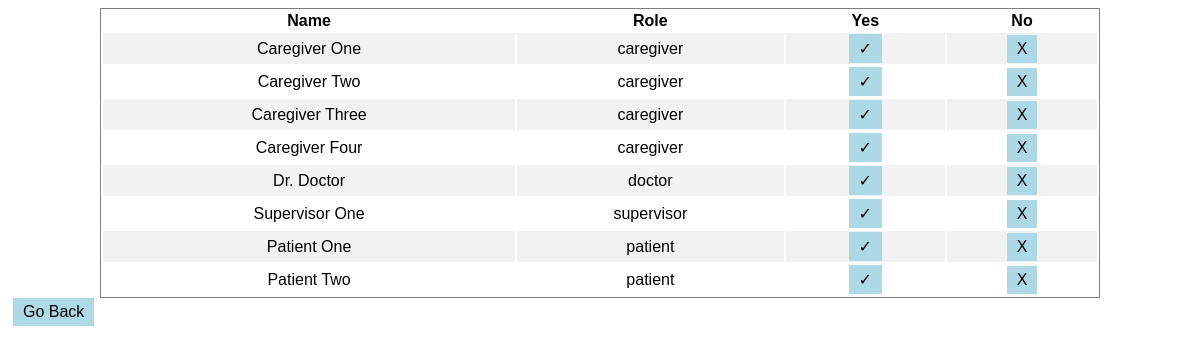
/reg_approval.php, run on the app's committed database.
### tables this page shows
CREATE TABLE users (
    user_id bigint AUTO_INCREMENT PRIMARY KEY,
    job varchar(15),
    f_name varchar(25),
    l_name varchar(25),
    email varchar(50) UNIQUE,
    phone  char(12),
    user_password varchar(255),
    dob date,
    reg_approval char(1)
);

### reg_approval.php (the view, shortened to what this page needs)
<?php
  include_once 'db.php';
?>
<!DOCTYPE html>
<html lang="en">
<head>
    <link rel="stylesheet" type="text/css" href="styles.css">
</head>
<body>
    <table>
        <tr>
            <th>Name</th>
            <th>Role</th>
            <th>Yes</th>
            <th>No</th>
        </tr>
        <?php
            $get_users = "SELECT * FROM `users` WHERE reg_approval = 2;";
            $users= mysqli_query($conn, $get_users);
            while($row = mysqli_fetch_assoc($users)) {
                $user_id = $row['user_id'];
                $job = $row['job'];
                echo "
                    <tr>
                        <td>".$row['f_name']." ".$row['l_name']."</td>
                        <td>".$row['job']."</td>
                        <td><a href='reg_approval.php?check_id=$user_id&approval=1&job=$job'>&#x2713</a></td>
                        <td><a href='reg_approval.php?check_id=$user_id&approval=0&job=$job'>X</a></td>
                    </tr>
                ";
            }
        ?>
    </table>
    <a href="./index.php">Go Back</a>
</body>
</html>

### styles.css (style rules this page uses)
html { font-family: sans-serif; }
table { width: 1000px; margin-left: auto; margin-right: auto; }
table, tr { border: 1px solid grey; }
tr:nth-child(even) { background-color: #f2f2f2; }
td { text-align: center; }
a { text-decoration: none; background-color: lightblue; color: black; padding: 5px 10px; margin-left: 5px; margin-right: 5px; text-align: center; display: inline-block; }

### data on the page
users: f_name "Caregiver", l_name "One", job "caregiver"
users: f_name "Caregiver", l_name "Two", job "caregiver"
users: f_name "Caregiver", l_name "Three", job "caregiver"
users: f_name "Caregiver", l_name "Four", job "caregiver"
users: f_name "Dr.", l_name "Doctor", job "doctor"
users: f_name "Supervisor", l_name "One", job "supervisor"
users: f_name "Patient", l_name "One", job "patient"
users: f_name "Patient", l_name "Two", job "patient"
